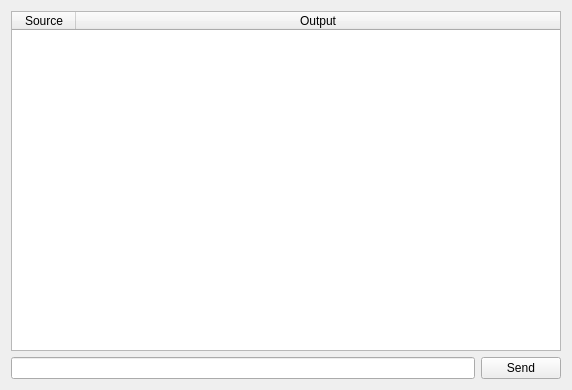
<?xml version="1.0" encoding="UTF-8"?>
<ui version="4.0">
 <class>CommandView</class>
 <widget class="QWidget" name="CommandView">
  <property name="geometry">
   <rect>
    <x>0</x>
    <y>0</y>
    <width>572</width>
    <height>390</height>
   </rect>
  </property>
  <layout class="QVBoxLayout" name="verticalLayout_2">
   <item>
    <widget class="QTableWidget" name="outputTable">
     <property name="editTriggers">
      <set>QAbstractItemView::EditTrigger::NoEditTriggers</set>
     </property>
     <property name="textElideMode">
      <enum>Qt::TextElideMode::ElideNone</enum>
     </property>
     <property name="showGrid">
      <bool>false</bool>
     </property>
     <attribute name="horizontalHeaderDefaultSectionSize">
      <number>64</number>
     </attribute>
     <attribute name="horizontalHeaderStretchLastSection">
      <bool>true</bool>
     </attribute>
     <attribute name="verticalHeaderVisible">
      <bool>false</bool>
     </attribute>
     <column>
      <property name="text">
       <string>Source</string>
      </property>
     </column>
     <column>
      <property name="text">
       <string>Output</string>
      </property>
     </column>
    </widget>
   </item>
   <item>
    <layout class="QHBoxLayout" name="horizontalLayout">
     <item>
      <widget class="QLineEdit" name="inputEdit"/>
     </item>
     <item>
      <widget class="QPushButton" name="sendButton">
       <property name="text">
        <string>Send</string>
       </property>
      </widget>
     </item>
    </layout>
   </item>
  </layout>
 </widget>
 <resources/>
 <connections/>
</ui>
